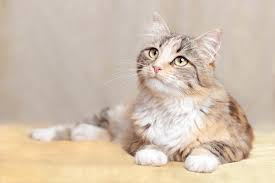
#> input picture python/opencv/photos/cat_large.jpg, 275 x 183 px, found by its file name
$ python edge_detection.py
#> lines starting #> are read from the running program, lines starting #| are printed output that depends on the picture; after the words box and inside, x2 and y2 are one past the last pixel; in counts of white or black regions, pixels touching at a corner belong together
import cv2 as cv
import numpy as np


image = cv.imread(r"C:\Users\kkamb\OneDrive\Desktop\code_learn\python\opencv\photos\cat_large.jpg");
#> image is the input picture: shape (183, 275, 3); mean B, G, R 175.6, 193.4, 210.4
cv.imshow('Image',image)

image2 = cv.imread(r"C:\Users\kkamb\OneDrive\Desktop\code_learn\python\opencv\photos\cctv.jpg");
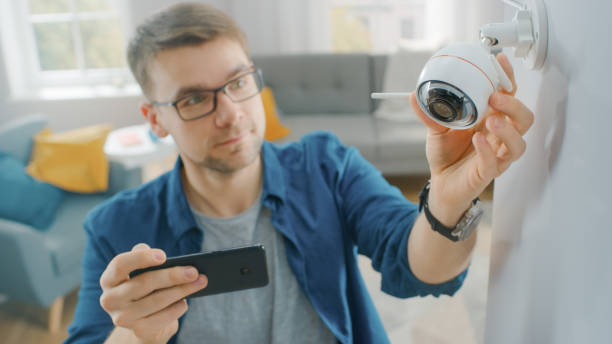
#> input picture python/opencv/photos/cctv.jpg, 612 x 344 px, found by its file name
#> image2 is the input picture: shape (344, 612, 3); mean B, G, R 145.7, 148, 144.3
cv.imshow('Image',image2)

gray2=cv.cvtColor(image2,cv.COLOR_BGR2GRAY)
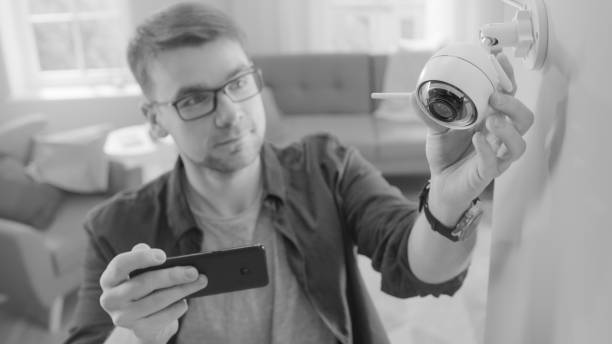
#> gray2: shape (344, 612); min 13, max 255, mean 146.6
gray=cv.cvtColor(image,cv.COLOR_BGR2GRAY)
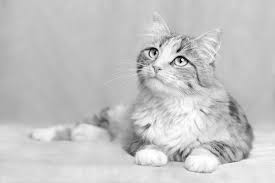
#> gray: shape (183, 275); min 3, max 255, mean 196.5
# cv.imshow('Image Gray',gray)
#laplacian gray is input image, desired depth of the image:- cv.CV_64F,kernal size must be in
# odd numbers 1,3,5,9,7 by default 1
laplacian=cv.Laplacian(gray2,cv.CV_64F,ksize=1)
print(laplacian)
#> (printed output is left out)
cv.imshow('Laplacian',laplacian)
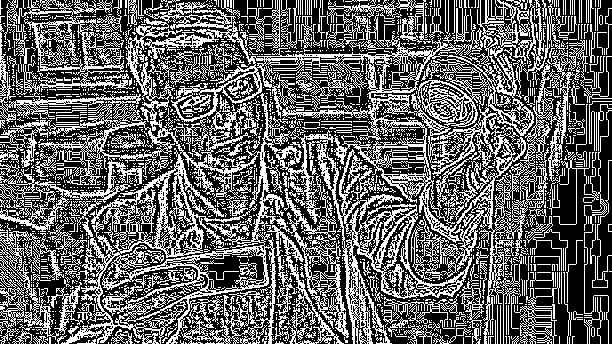
#> window 'Laplacian': shape (344, 612); 39.3% white in thin lines or dots

#Sobel gray is input image ,cv.cv_64f is a output depth of the image, 1 x direction,0- y direction
sobelx=cv.Sobel(gray2,cv.CV_64F,1,0)
sobely=cv.Sobel(gray2,cv.CV_64F,0,1)
#sobelx and sobely is an input
combine_sobel=cv.bitwise_or(sobelx,sobely)
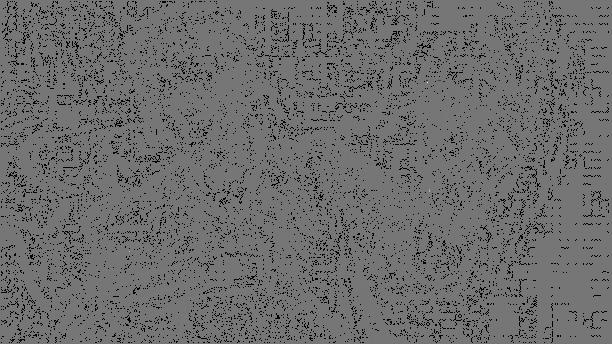
#> combine_sobel: shape (344, 612) float64; 8.03% of the values are NaN or infinite; the others: min -48576, max 55744, mean -39.98; drawn with min black, max white, NaN and infinite black

# cv.imshow('Soblex',sobelx)
# cv.imshow('Sobely',sobely)
cv.imshow('Combined Sobel',combine_sobel)
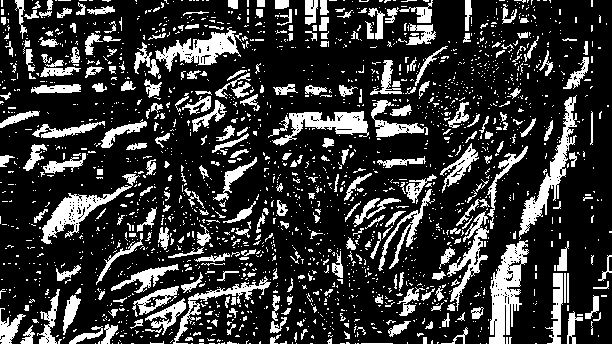
#> window 'Combined Sobel': shape (344, 612); 21.2% white; 2002 white regions (1702 under 20 px), largest, box (x1, y1, x2, y2) and area: (489, 240, 529, 344) 2099, (519, 95, 577, 240) 1704, (41, 174, 140, 244) 1520

#canny detection
canny=cv.Canny(gray2,50,50)
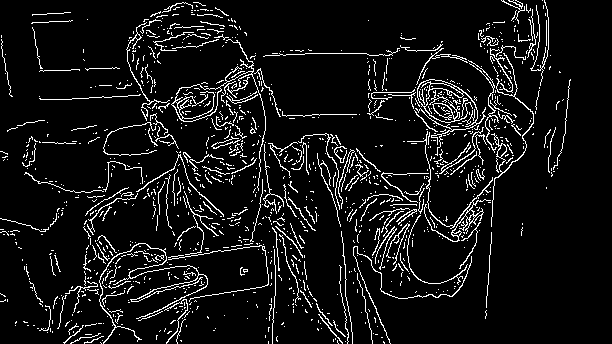
#> canny: shape (344, 612); 7.9% white in thin lines or dots
cv.imshow('Canny image',canny)

#
cv.waitKey(0)
